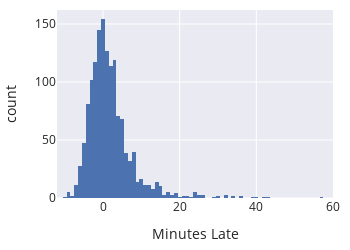

Here is the notebook cell this chart was saved with:
### Markdown cell above
In the table above, the `minutes_late` column records how late each bus was.
Notice that some of the times are negative, which means that the bus arrived
early. Let's plot a histogram of the minutes each bus is late.

### Code cell
fig = px.histogram(times, x='minutes_late', width=350, height=250)
fig.update_xaxes(range=[-12, 60], title_text='Minutes Late')

### Figure 1 — Plotly figure (JSON) as saved in the notebook; plotly's stock layout.template omitted (floating-point values rounded to 4 significant figures; data arrays with more than 128 entries replaced by an {"elided": "..."} marker saying what was removed)
{"data": [{"alignmentgroup": "True", "bingroup": "x", "hovertemplate": "minutes_late=%{x}<br>count=%{y}<extra></extra>", "legendgroup": "", "marker": {"color": "rgb(76,114,176)", "pattern": {"shape": ""}}, "name": "", "offsetgroup": "", "orientation": "v", "showlegend": false, "type": "histogram", "x": {"elided": "1434 float values"}, "xaxis": "x", "yaxis": "y"}], "layout": {"barmode": "relative", "height": 250, "legend": {"tracegroupgap": 0}, "width": 350, "xaxis": {"anchor": "y", "domain": [0, 1], "range": [-12, 60], "title": {"text": "Minutes Late"}, "type": "linear"}, "yaxis": {"anchor": "x", "autorange": true, "domain": [0, 1], "range": [0, 162.1], "title": {"text": "count"}}}}
